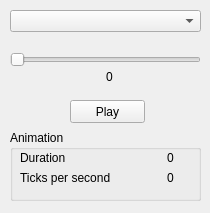
<?xml version="1.0" encoding="UTF-8"?>
<ui version="4.0">
 <class>animationWidget</class>
 <widget class="QWidget" name="animationWidget">
  <property name="geometry">
   <rect>
    <x>0</x>
    <y>0</y>
    <width>210</width>
    <height>213</height>
   </rect>
  </property>
  <property name="windowTitle">
   <string>Form</string>
  </property>
  <widget class="QComboBox" name="animationsComboBox">
   <property name="geometry">
    <rect>
     <x>10</x>
     <y>10</y>
     <width>191</width>
     <height>22</height>
    </rect>
   </property>
  </widget>
  <widget class="QSlider" name="horizontalSlider">
   <property name="geometry">
    <rect>
     <x>10</x>
     <y>50</y>
     <width>191</width>
     <height>19</height>
    </rect>
   </property>
   <property name="orientation">
    <enum>Qt::Horizontal</enum>
   </property>
  </widget>
  <widget class="QPushButton" name="playPushButton">
   <property name="geometry">
    <rect>
     <x>70</x>
     <y>100</y>
     <width>75</width>
     <height>23</height>
    </rect>
   </property>
   <property name="text">
    <string>Play</string>
   </property>
   <property name="checkable">
    <bool>true</bool>
   </property>
  </widget>
  <widget class="QGroupBox" name="groupBox">
   <property name="geometry">
    <rect>
     <x>10</x>
     <y>130</y>
     <width>191</width>
     <height>71</height>
    </rect>
   </property>
   <property name="title">
    <string>Animation</string>
   </property>
   <widget class="QLabel" name="label">
    <property name="geometry">
     <rect>
      <x>10</x>
      <y>20</y>
      <width>91</width>
      <height>16</height>
     </rect>
    </property>
    <property name="text">
     <string>Duration</string>
    </property>
   </widget>
   <widget class="QLabel" name="label_2">
    <property name="geometry">
     <rect>
      <x>10</x>
      <y>40</y>
      <width>91</width>
      <height>16</height>
     </rect>
    </property>
    <property name="text">
     <string>Ticks per second</string>
    </property>
   </widget>
   <widget class="QLabel" name="duration">
    <property name="geometry">
     <rect>
      <x>130</x>
      <y>20</y>
      <width>61</width>
      <height>16</height>
     </rect>
    </property>
    <property name="text">
     <string>0</string>
    </property>
    <property name="alignment">
     <set>Qt::AlignCenter</set>
    </property>
   </widget>
   <widget class="QLabel" name="tickPerSecond">
    <property name="geometry">
     <rect>
      <x>130</x>
      <y>40</y>
      <width>61</width>
      <height>16</height>
     </rect>
    </property>
    <property name="text">
     <string>0</string>
    </property>
    <property name="alignment">
     <set>Qt::AlignCenter</set>
    </property>
   </widget>
  </widget>
  <widget class="QLabel" name="currentTick">
   <property name="geometry">
    <rect>
     <x>86</x>
     <y>70</y>
     <width>47</width>
     <height>13</height>
    </rect>
   </property>
   <property name="text">
    <string>0</string>
   </property>
   <property name="alignment">
    <set>Qt::AlignCenter</set>
   </property>
  </widget>
 </widget>
 <resources/>
 <connections/>
</ui>
